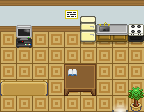

A level layout from a 2D game, rendered from its tile map. Below: a short description, then the map file with tile-grid data replaced by summaries:
An orthogonal 9x7 tile map with 16x16 px tiles, 4 tile layers (Tile Layer 1, Tile Layer 2, Tile Layer 3, Above player), 3 tilesets and 19 objects (15x event, 4x collision).

<map version="1.10" tiledversion="git" orientation="orthogonal" renderorder="right-down" compressionlevel="0" width="9" height="7" tilewidth="16" tileheight="16" infinite="0" nextlayerid="7" nextobjectid="47">
 <properties>
  <property name="edges" value="clamped" />
  <property name="inside" type="bool" value="true" />
  <property name="scenario" value="xero" />
  <property name="slug" value="taba_house1" />
  <property name="map_type" value="notype" />
 </properties>
 <tileset firstgid="1" source="../gfx/tilesets/core_set pieces.tsx" />
 <tileset firstgid="1551" source="../gfx/tilesets/core_indoor_floors.tsx" />
 <tileset firstgid="5415" source="../gfx/tilesets/core_indoor_walls.tsx" />
 <layer id="1" name="Tile Layer 1" width="9" height="7">
  <data>[63 cells, 63 non-empty, 3 distinct tile ids]</data>
 </layer>
 <layer id="2" name="Tile Layer 2" width="9" height="7">
  <data>[63 cells, 12 non-empty, 12 distinct tile ids]</data>
 </layer>
 <layer id="3" name="Tile Layer 3" width="9" height="7">
  <data>[63 cells, 10 non-empty, 10 distinct tile ids]</data>
 </layer>
 <layer id="4" name="Above player" width="9" height="7">
  <data>[63 cells, 1 non-empty, 1 distinct tile ids]</data>
 </layer>
 <objectgroup color="#ff0000" id="5" name="Collisions">
  <object id="29" type="collision" x="128" y="96" width="16" height="16" />
  <object id="30" type="collision" x="64" y="64" width="32" height="32" />
  <object id="33" type="collision" x="0" y="16" width="144" height="16" />
  <object id="46" type="collision" x="0" y="80" width="48" height="16" />
 </objectgroup>
 <objectgroup color="#ffff00" id="6" name="Events">
  <object id="23" name="Play Music" type="event" x="0" y="0" width="16" height="16">
   <properties>
    <property name="act10" value="play_music music_home" />
    <property name="cond10" value="not music_playing music_home" />
   </properties>
  </object>
  <object id="27" name="Go Outside" type="event" x="112" y="96" width="16" height="16">
   <properties>
    <property name="act10" value="transition_teleport player,taba_town.tmx,49,7,0.3" />
    <property name="act20" value="char_face player,down" />
    <property name="cond10" value="is char_at player" />
    <property name="cond20" value="is char_facing player,down" />
   </properties>
  </object>
  <object id="39" name="Create Husband" type="event" x="16" y="64" width="16" height="16">
   <properties>
    <property name="act1" value="create_npc taba_house1_husband,1,4" />
    <property name="act2" value="char_face taba_house1_husband,up" />
    <property name="cond1" value="not char_exists taba_house1_husband" />
   </properties>
  </object>
  <object id="40" name="Create Wife" type="event" x="64" y="48" width="16" height="16">
   <properties>
    <property name="act1" value="create_npc taba_house1_wife,4,3" />
    <property name="act2" value="char_face taba_house1_wife,down" />
    <property name="cond1" value="not char_exists taba_house1_wife" />
   </properties>
  </object>
  <object id="41" name="Read Sign" type="event" x="64" y="16" width="16" height="16">
   <properties>
    <property name="act1" value="translated_dialog taba_house1_calendar" />
    <property name="cond1" value="is char_facing_tile player" />
    <property name="cond2" value="is button_pressed INTERACT" />
    <property name="cond3" value="not time_is date,equals,2-12" />
    <property name="cond4" value="not time_is date,equals,9-30" />
   </properties>
  </object>
  <object id="38" name="Read Feb12" type="event" x="64" y="16" width="16" height="16">
   <properties>
    <property name="act1" value="translated_dialog taba_house1_calendar_feb12" />
    <property name="cond1" value="is char_facing_tile player" />
    <property name="cond2" value="is button_pressed INTERACT" />
    <property name="cond3" value="is time_is date,equals,2-12" />
   </properties>
  </object>
  <object id="37" name="Read Sep30" type="event" x="64" y="16" width="16" height="16">
   <properties>
    <property name="act1" value="translated_dialog taba_house1_calendar_sep30" />
    <property name="cond1" value="is char_facing_tile player" />
    <property name="cond2" value="is button_pressed INTERACT" />
    <property name="cond3" value="is time_is date,equals,9-30" />
   </properties>
  </object>
  <object id="34" name="Husband Talk" type="event" x="32" y="16" width="16" height="16">
   <properties>
    <property name="act1" value="translated_dialog taba_house1_husband1" />
    <property name="act2" value="translated_dialog taba_house1_husband_extra" />
    <property name="behav1" value="talk taba_house1_husband" />
    <property name="cond1" value="not time_is date,equals,2-12" />
    <property name="cond2" value="not time_is date,equals,9-30" />
   </properties>
  </object>
  <object id="32" name="Husband Feb12" type="event" x="32" y="16" width="16" height="16">
   <properties>
    <property name="act1" value="translated_dialog taba_house1_husband_feb12" />
    <property name="behav1" value="talk taba_house1_husband" />
    <property name="cond1" value="is time_is date,equals,2-12" />
   </properties>
  </object>
  <object id="42" name="Husband Sep30" type="event" x="32" y="16" width="16" height="16">
   <properties>
    <property name="act1" value="translated_dialog taba_house1_husband_sep30" />
    <property name="behav1" value="talk taba_house1_husband" />
    <property name="cond1" value="is time_is date,equals,9-30" />
   </properties>
  </object>
  <object id="43" name="Wife Talk" type="event" x="48" y="16" width="16" height="16">
   <properties>
    <property name="act1" value="translated_dialog taba_house1_wife1" />
    <property name="act2" value="translated_dialog taba_house1_wife_extra" />
    <property name="behav1" value="talk taba_house1_wife" />
    <property name="cond1" value="not time_is date,equals,2-12" />
    <property name="cond2" value="not time_is date,equals,9-30" />
   </properties>
  </object>
  <object id="36" name="Wife Feb12" type="event" x="48" y="16" width="16" height="16">
   <properties>
    <property name="act1" value="translated_dialog taba_house1_wife_feb12" />
    <property name="behav1" value="talk taba_house1_wife" />
    <property name="cond1" value="is time_is date,equals,2-12" />
   </properties>
  </object>
  <object id="35" name="Wife Sep30" type="event" x="48" y="16" width="16" height="16">
   <properties>
    <property name="act1" value="translated_dialog taba_house1_wife_sep30" />
    <property name="behav1" value="talk taba_house1_wife" />
    <property name="cond1" value="is time_is date,equals,9-30" />
   </properties>
  </object>
  <object id="44" name="Reading" type="event" x="64" y="64" width="16" height="16">
   <properties>
    <property name="act1" value="translated_dialog taba_house1_reading" />
    <property name="cond1" value="is char_facing_tile player" />
    <property name="cond2" value="is button_pressed INTERACT" />
   </properties>
  </object>
  <object id="45" name="Watching" type="event" x="16" y="32" width="16" height="16">
   <properties>
    <property name="act1" value="translated_dialog taba_house1_watching" />
    <property name="cond1" value="is char_facing_tile player" />
    <property name="cond2" value="is button_pressed INTERACT" />
   </properties>
  </object>
 </objectgroup>
</map>
